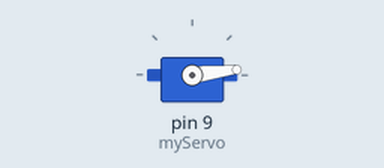
Simulated run of this sketch. Board: Arduino Uno, built with avr-gcc and run on an emulated ATmega328P. Parts: servo.

Above: at 0.05 s.
At 1.05 s:
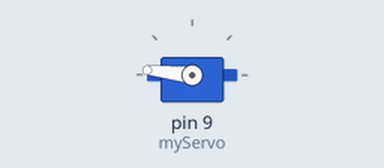
At 2.1 s:
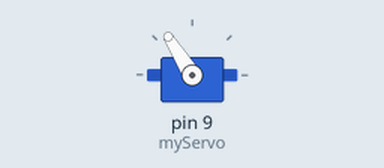
At 4.15 s:
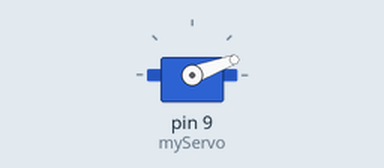
Timing chart, 0 to 5.9 s (numbered marks = the images above):
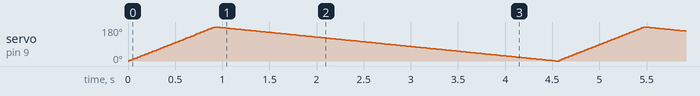

The sketch:

Servo_1.ino
```cpp
#include <Servo.h>
Servo myServo;

int pos = 0;

void setup() {
myServo.attach(9);
}

void loop() {
  for(pos = 0; pos <= 180; pos += 1){
    myServo.write(pos);
    delay(5);
  }
    for(pos = 180; pos >= 0; pos -= 1){
    myServo.write(pos);
    delay(20);
  }
}
```
